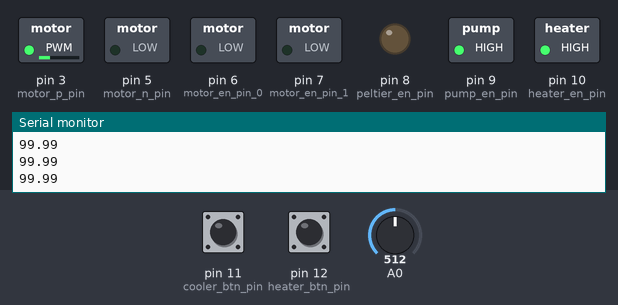
The sketch below on a simulated Arduino Uno, built with avr-gcc and run on an emulated ATmega328P. Shown: switched loads named in the sketch (green lamp = pin HIGH), output pins drawn as LEDs (lit = HIGH), the last lines printed to the serial monitor. The test bench sets the inputs (shaded band); at power-on: A0 = 512, pin 11 (cooler_btn_pin) LOW, pin 12 (heater_btn_pin) LOW.

Above: at 7.2 s.
7.3 s: A0 set to 386
8.8 s: A0 set to 367
At 9.9 s:
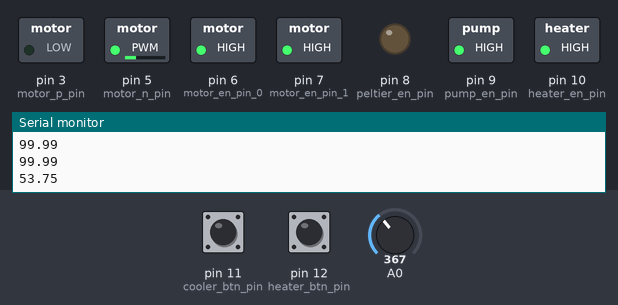
11.9 s: pin 11 (cooler_btn_pin) pulled HIGH for 0.7 s
At 13.1 s:
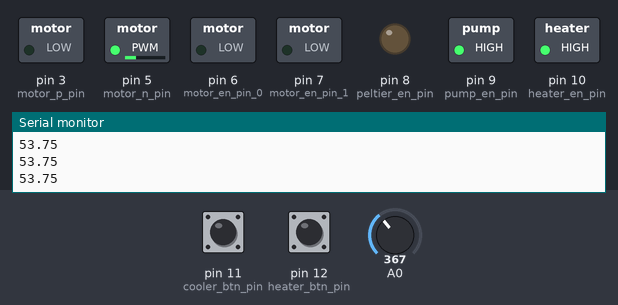
14.3 s: pin 12 (heater_btn_pin) pulled HIGH for 0.7 s
At 15.0 s:
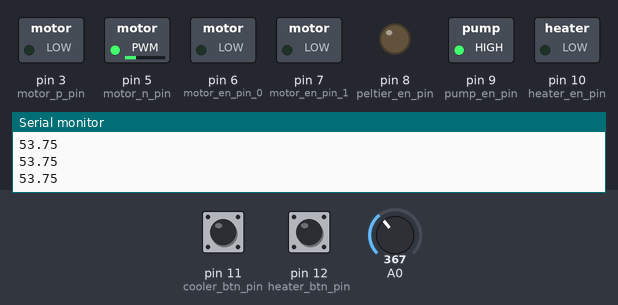
16.7 s: pin 12 (heater_btn_pin) pulled HIGH for 3.2 s
At 20.4 s:
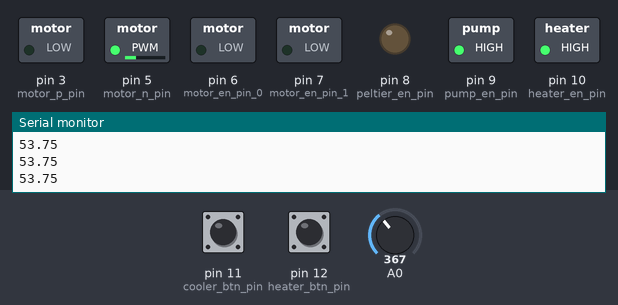
21.5 s: pin 11 (cooler_btn_pin) pulled HIGH for 3.2 s
At 23.0 s:
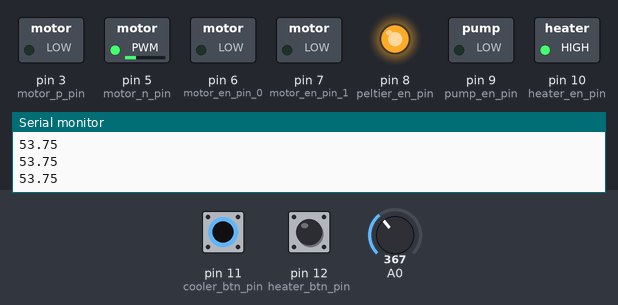
Timing chart, 0 to 26.3 s (numbered marks = the images above; inputs shaded):
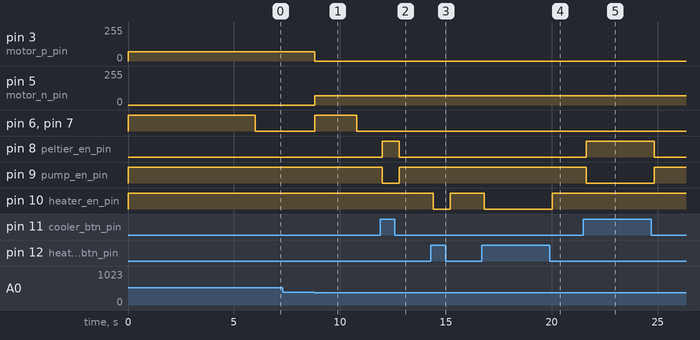

Measured:
- the behaviour switches between 368 and 367 on A0 (found by bisection; images 0 and 1)
- after the input at 8.8 s, pin 3 (motor_p_pin): 70/255 → 0/255 at once; pin 5 (motor_n_pin): 0/255 → 70/255 at once; pin 6 (motor_en_pin_0), pin 7 (motor_en_pin_1): LOW → HIGH at once, → LOW 2.0 s later
- after the input at 11.9 s, pin 8 (peltier_en_pin): LOW → HIGH after 0.11 s, → LOW 0.80 s later; pin 9 (pump_en_pin): HIGH → LOW after 0.11 s, → HIGH 0.80 s later
- after the input at 14.3 s, pin 10 (heater_en_pin): HIGH → LOW after 0.11 s, → HIGH 0.80 s later
- after the input at 16.7 s, pin 10 (heater_en_pin): HIGH → LOW after 0.12 s, → HIGH 3.2 s later
- after the input at 21.5 s, pin 8 (peltier_en_pin): LOW → HIGH after 0.13 s, → LOW 3.2 s later; pin 9 (pump_en_pin): HIGH → LOW after 0.13 s, → HIGH 3.2 s later

The sketch:

main.ino
```cpp
#include "temp.h"
#define STEP_TIME 2000

#define motor_p_pin 3
#define motor_n_pin 5
#define motor_en_pin_0 6
#define motor_en_pin_1 7
int speeed = 70;
int stepp = 1,heater_btn_state = 0, cooler_btn_state = 0;
boolean can_temp_up = false,can_temp_down = false;

#define peltier_en_pin 8
#define pump_en_pin 9
#define heater_en_pin 10
#define cooler_btn_pin 11
#define heater_btn_pin 12

#include "relay_device.h"
#include "motor.h"

void setup() {
  Serial.begin(9600);

  pinMode(motor_p_pin,OUTPUT);
  pinMode(motor_n_pin,OUTPUT);
  pinMode(motor_en_pin_0,OUTPUT);
  pinMode(motor_en_pin_1,OUTPUT);

  pinMode(peltier_en_pin,OUTPUT);
  pinMode(pump_en_pin,OUTPUT);
  pinMode(heater_en_pin,OUTPUT);

  pinMode(cooler_btn_pin,INPUT);
  pinMode(heater_btn_pin,INPUT);


  //Stop all
  breaks();
  cooler_off();
  heater_off();
}
void loop() {
  int pt100 = analogRead(A0);

  float Vout = pt100 * (5.0 / 1023.0);
  float R2 = R1 * 1/(5.0/Vout - 1);

  float c =  MultiMap(R2,in,80);

  //Serial.print("Resistance: ");
  //Serial.print(R2);
  //Serial.println(" Ohm");

  //Serial.print("Temperature: ");
  Serial.println(c);
  //Serial.println(" C");

  heater_btn_state = digitalRead(heater_btn_pin);
  cooler_btn_state = digitalRead(cooler_btn_pin);
  //Serial.println(heater_btn_state);
  //Serial.println(cooler_btn_state);

  if (heater_btn_state == HIGH && c<60.0) {
    can_temp_up = true;
  } else {
    can_temp_up = false;
  }

  if (cooler_btn_state == HIGH && c>4.0) {
    can_temp_down = true;
  } else {
    can_temp_down = false;
  }

  if(can_temp_up) {
    //Serial.println("Heater On");
    heater_on();
    cooler_off();
  } else {
    //Serial.println("Heater Off");
    heater_off();
  }

  if(can_temp_down) {
    //Serial.println("Cooler On");
    cooler_on();
    heater_off();
  } else {
    //Serial.println("Cooler Off");
    cooler_off();
  }

  if(c<=25.0){
    control_rod(stepp,1);
  } else if(c>25.0 && c<=50.0) {
    control_rod(stepp,2);
  } else if(c>50.0 && c<=55.0) {
    control_rod(stepp,3);
  } else if(c>55.0) {
    control_rod(stepp,4);
  }

  /*control_rod(stepp,1);
  delay(2000);
  control_rod(stepp,2);
  delay(2000);
  control_rod(stepp,3);
  delay(2000);
  control_rod(stepp,4);
  delay(2000);*/
  delay(400);
}
```

motor.h
```cpp
//Down
void forward()
{
  digitalWrite(motor_en_pin_0,HIGH);
  digitalWrite(motor_en_pin_1,HIGH);
  analogWrite(motor_p_pin,speeed);
  analogWrite(motor_n_pin,0);
}

//Up
void backward()
{
  digitalWrite(motor_en_pin_0,HIGH);
  digitalWrite(motor_en_pin_1,HIGH);
  analogWrite(motor_p_pin,0);
  analogWrite(motor_n_pin,speeed);
}

void breaks()
{
  digitalWrite(motor_en_pin_0,LOW);
  digitalWrite(motor_en_pin_1,LOW);
}

void rod_up(int mul){
  backward();
  delay(mul*STEP_TIME);
  breaks();
}

void rod_down(int mul){
  forward();
  delay(mul*STEP_TIME);
  breaks();
}

void control_rod(int prev_step, int new_step){
  if(prev_step==new_step) {
    // No operation
  } else if(prev_step>new_step){
    rod_up(prev_step-new_step);
    stepp = new_step;
  } else {
    rod_down(new_step-prev_step);
    stepp = new_step;
  }
}
```

relay_device.h
```cpp
void cooler_on(){
  digitalWrite(peltier_en_pin,HIGH); //peltier_on
  digitalWrite(pump_en_pin,LOW); //Pump on
}

void cooler_off(){
  digitalWrite(peltier_en_pin,LOW); //peltier_off
  digitalWrite(pump_en_pin,HIGH); //pump_off
}


void heater_on(){
  digitalWrite(heater_en_pin,LOW);
}

void heater_off(){
  digitalWrite(heater_en_pin,HIGH);
}
```

temp.h
```cpp
float in[] = { 100.00, 100.39, 100.78, 101.17, 101.56, 101.95, 102.34, 102.73, 103.12, 103.51,
               103.90, 104.29, 104.68, 105.07, 105.46, 105.85, 106.24, 106.63, 107.02, 107.40,
               107.79, 108.18, 108.57, 108.96, 109.35, 109.73, 110.12, 110.51, 110.90, 111.29,
               111.67, 112.06, 112.45, 112.83, 113.22, 113.61, 114.00, 114.38, 114.77, 115.15,
               115.54, 115.93, 116.31, 116.70, 117.08, 117.47, 117.86, 118.24, 118.63, 119.01,
               119.40, 119.78, 120.17, 120.55, 120.94, 121.32, 121.71, 122.09, 122.47, 122.86,
               123.24, 123.63, 124.01, 124.39, 124.78, 125.16, 125.54, 125.93, 126.31, 126.69,
               127.08, 127.46, 127.84, 128.22, 128.61, 128.99, 129.37, 129.75, 130.13, 130.52 };

// known resistance in voltage divider
int R1 = 216;

float MultiMap(float val, float* _in, uint8_t size)
{
  // calculate if value is out of range
  if (val < _in[0] ) return -99.99;
  if (val > _in[size-1] ) return 99.99;

  //  search for 'value' in _in array to get the position No.
  uint8_t pos = 0;
  while(val > _in[pos]) pos++;

  // handles the 'rare' equality case
  if (val == _in[pos]) return pos;

  float r1 = _in[pos-1];
  float r2 = _in[pos];
  int c1 = pos-1;
  int c2 = pos;

 return c1 + (val - r1) / (r2-r1) * (c2-c1);
}
```
